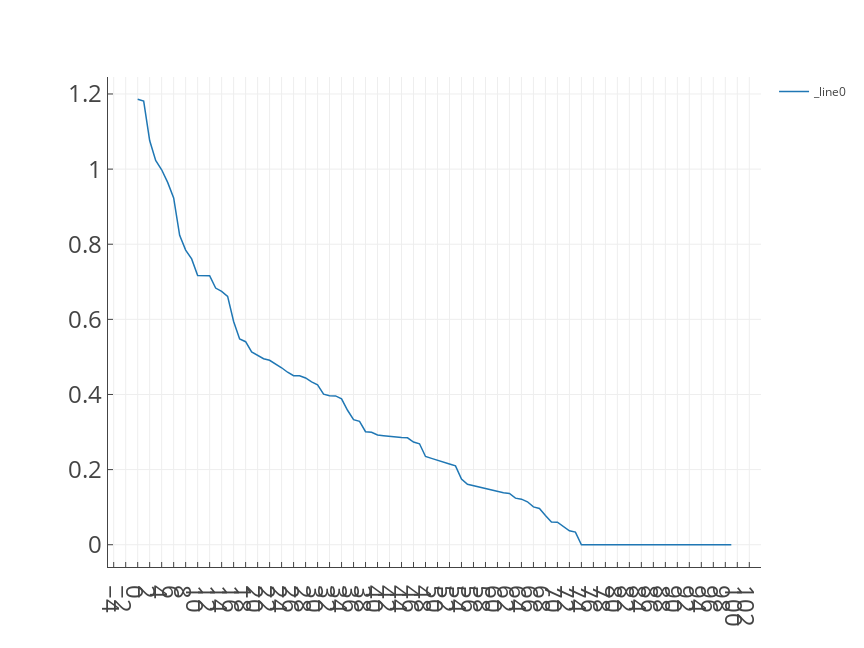

The notebook cell saved with this chart:
### Markdown cell above
# plot enrichment of features for a given cluster

### Code cell
fig,ax = plt.subplots(1,1);
make_nice_axis(ax)

labels=list(data_matrix.columns[:-1])
colors_for_clusters = (cm.rainbow(np.linspace(0, 1, n_clusters)))
cluster_of_interest = 4;
indices_clusters = np.where(cluster_labels==cluster_of_interest)[0]
fe_clust_feature = [];
for i in range(len(labels)):
    fe_clust_feature.append(np.mean(data_matrix.iloc[indices_clusters,i].values)/np.mean(data_matrix.iloc[:,i].values))
    
fe_clust_feature = np.array(fe_clust_feature);
key = np.argsort(fe_clust_feature)[::-1]
ax.plot(np.array(labels)[key],fe_clust_feature[key])

ax.axis('tight')

plotly_fig = tls.mpl_to_plotly(fig)
plotly_beautify(plotly_fig)
# py.plot(plotly_fig,filename=write_file_path+'/figures/interactive_prob_tSNE_'+str(tSNE_axis),auto_open=False)

py.iplot(plotly_fig)

### Figure 1 — Plotly figure (JSON) as saved in the notebook; plotly's stock layout.template omitted (floating-point values rounded to 4 significant figures)
{"data": [{"line": {"color": "rgba (31, 119, 180, 1)", "dash": "solid", "width": 1.5}, "mode": "lines", "name": "_line0", "type": "scatter", "uid": "8451647c-4266-47f7-ac3a-3ac63a5f5322", "x": [0, 1, 2, 3, 4, 5, 6, 7, 8, 9, 10, 11, 12, 13, 14, 15, 16, 17, 18, 19, 20, 21, 22, 23, 24, 25, 26, 27, 28, 29, 30, 31, 32, 33, 34, 35, 36, 37, 38, 39, 40, 41, 42, 43, 44, 45, 46, 47, 48, 49, 50, 51, 52, 53, 54, 55, 56, 57, 58, 59, 60, 61, 62, 63, 64, 65, 66, 67, 68, 69, 70, 71, 72, 73, 74, 75, 76, 77, 78, 79, 80, 81, 82, 83, 84, 85, 86, 87, 88, 89, 90, 91, 92, 93, 94, 95, 96, 97, 98, 99], "xaxis": "x", "y": [1.186, 1.181, 1.076, 1.023, 0.9982, 0.9647, 0.9234, 0.8238, 0.7845, 0.761, 0.7169, 0.7161, 0.716, 0.6834, 0.6745, 0.6612, 0.5943, 0.5477, 0.5405, 0.5131, 0.5038, 0.4951, 0.4911, 0.4815, 0.4711, 0.4592, 0.4502, 0.45, 0.4439, 0.4337, 0.4256, 0.401, 0.3968, 0.3962, 0.3885, 0.358, 0.333, 0.3284, 0.3008, 0.2992, 0.292, 0.2901, 0.2885, 0.2858, 0.2852, 0.2845, 0.2733, 0.2687, 0.235, 0.23, 0.2257, 0.2211, 0.2151, 0.2099, 0.1749, 0.161, 0.1572, 0.1517, 0.1479, 0.1439, 0.1403, 0.1383, 0.1365, 0.1241, 0.1213, 0.1143, 0.1008, 0.09651, 0.07795, 0.06069, 0.05988, 0.04935, 0.03718, 0.03352, 0, 0, 0, 0, 0, 0, 0, 0, 0, 0, 0, 0, 0, 0, 0, 0, 0, 0, 0, 0, 0, 0, 0, 0, 0, 0], "yaxis": "y"}], "layout": {"autosize": false, "height": 648, "hovermode": "closest", "margin": {"b": 81, "l": 108, "pad": 0, "r": 86, "t": 77}, "showlegend": true, "width": 864, "xaxis": {"anchor": "y", "domain": [0, 1], "mirror": false, "nticks": 100, "range": [-4.95, 104.0], "showgrid": true, "showline": true, "side": "bottom", "tickfont": {"size": 24}, "ticks": "inside", "type": "linear", "zeroline": false}, "yaxis": {"anchor": "x", "domain": [0, 1], "mirror": false, "nticks": 9, "range": [-0.0593, 1.245], "showgrid": true, "showline": true, "side": "left", "tickfont": {"size": 24}, "ticks": "inside", "type": "linear", "zeroline": false}}}
